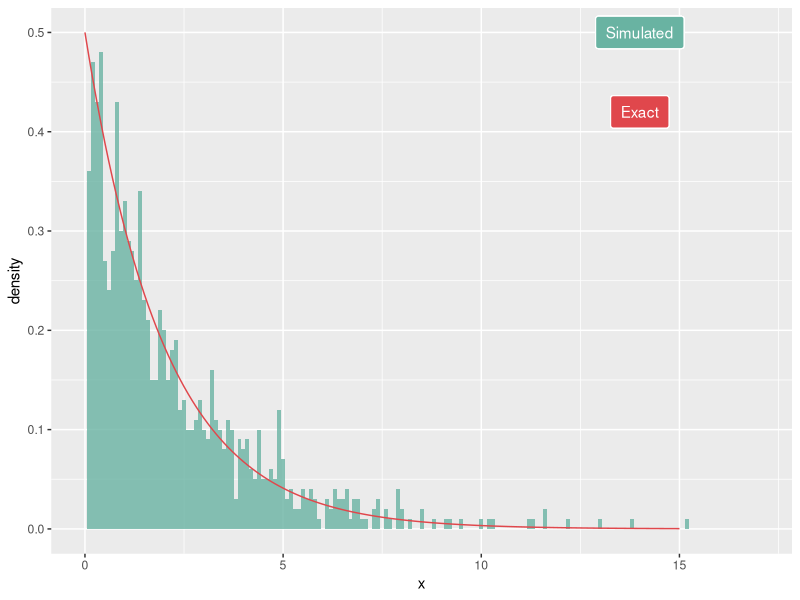
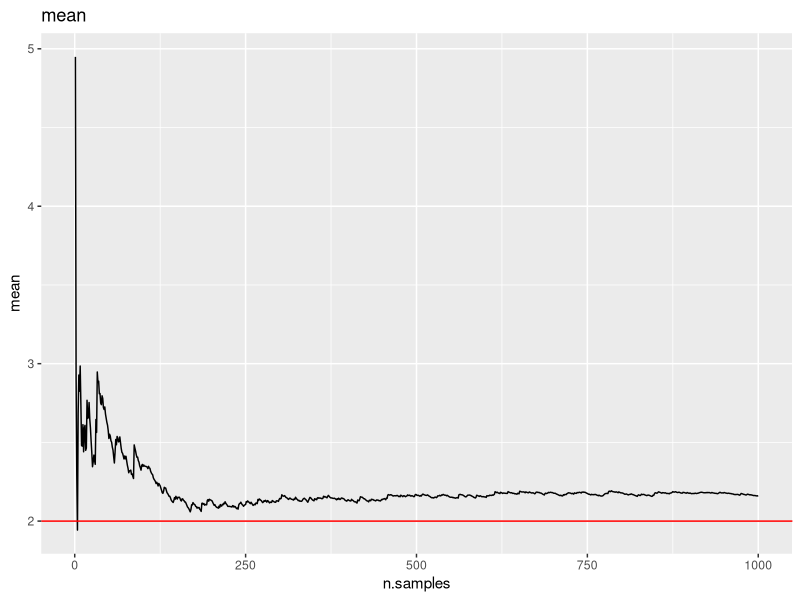
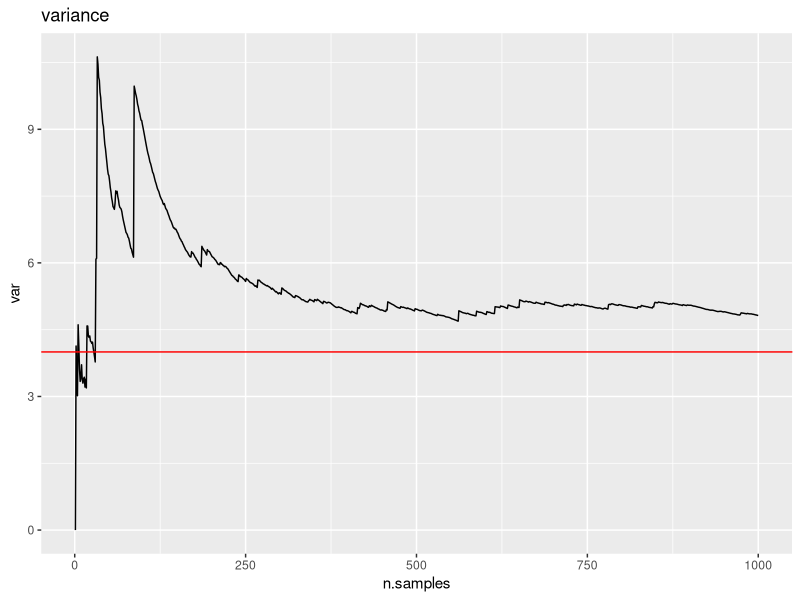
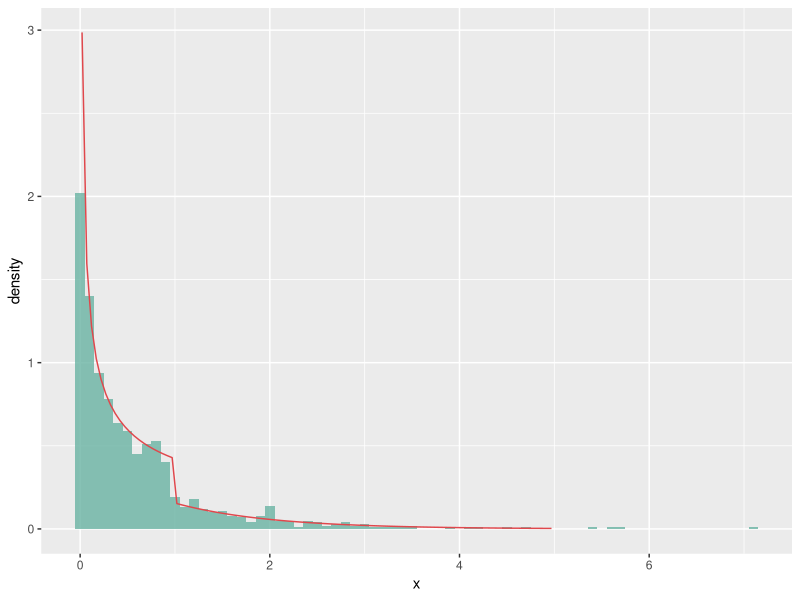
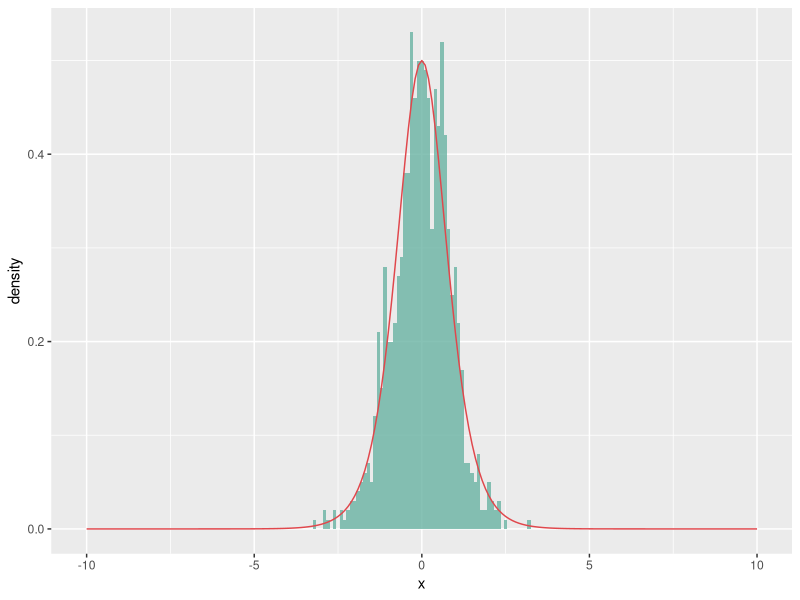
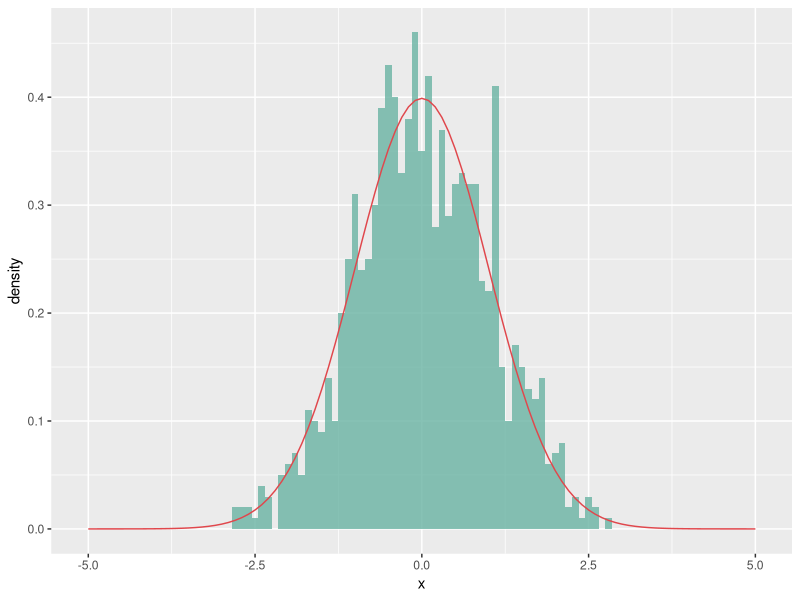
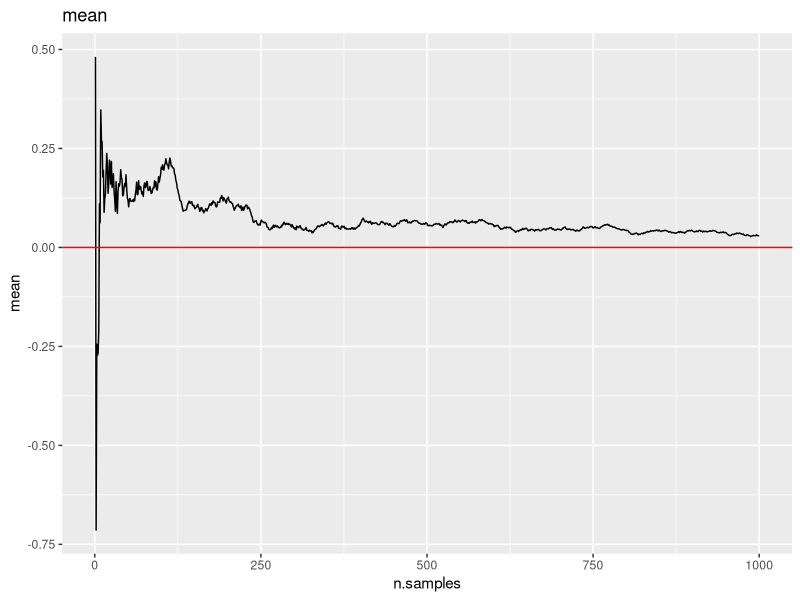
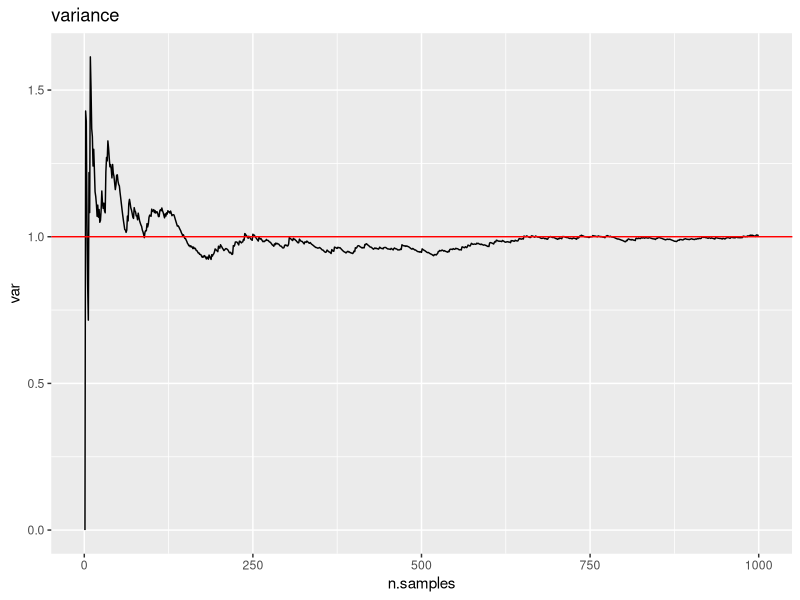

The R source for these figures, in order:
## ---- chunk 1
knitr::opts_chunk$set(echo = TRUE, fig.width = 5, fig.height = 4, fig.align = "center")
library(tidyverse)
## ---- chunk 2
sim.exp <- function(rate, n){
  # Vector of n uniform values
  u <- runif(n, 0, 1)
  # Note that (1-U) ~ U, so we can use u instead of 1-u in the returned value.
  -1/rate * log(u)
}
## ---- chunk 3
rate <- 0.5
n <- 1000
sim <- data.frame(x = sim.exp(rate, n))
x = seq(from = 0, to = 15, by = 0.1)
exact <- data.frame(x = x, y = rate*exp(-rate*x))

ggplot(sim) + 
  geom_histogram(aes(x = x, y = ..density..),
                 alpha = 0.8, fill = "#69b3a2", binwidth = 0.1) + 
  geom_line(data = exact , aes(x = x, y = y), color = "#e0474c")  +
  geom_label(
    label="Simulated", 
    x=14,
    y=0.5,
    label.padding = unit(0.55, "lines"), # Rectangle size around label
    label.size = 0.35,
    color = "white",
    fill= "#69b3a2"
  ) +
  geom_label(
    label="Exact", 
    x=14,
    y=0.42,
    label.padding = unit(0.55, "lines"), # Rectangle size around label
    label.size = 0.35,
    color = "white",
    fill = "#e0474c"
  ) +
  xlim(0,17)
## ---- chunk 4
# Calculate the cumulative mean
data.frame(n.samples = 1:n,
           mean = cumsum(sim$x)/(1:n)) %>%
  ggplot() + geom_line(aes(n.samples, mean)) +
  geom_hline(yintercept = 1/rate, color = "red") +
  ggtitle("mean")
  
# Calculate the cumulative variance
data.frame(n.samples = 1:n,
           mean = cumsum(sim$x)/(1:n),
           mean2 = cumsum(sim$x^2)/(1:n)) %>%
  mutate(var = mean2-mean^2) %>%
  ggplot() + geom_line(aes(n.samples, var)) +
  geom_hline(yintercept = 1/rate^2, color = "red") +
  ggtitle("variance")
## ---- chunk 5
sim.g <- function(alpha, n){
  # Normalizing constant
  c <- (1/alpha + exp(-1))^-1
  # Vector of n uniform values
  u <- runif(n, 0, 1)
  
  (alpha/c * u)^(1/alpha) * (u < c/alpha) - log((1-u)/c) * (c/alpha <= u)
}
## ---- chunk 6
# Implemented for testing purposes

g <- function(alpha, x){
  # Normalizing constant
  c <- (1/alpha + exp(-1))^-1
  c*x^(alpha-1) * (0<x)*(x<1) + c*exp(-x) *(x>=1)
} 

G <- function(alpha, x){
  # Normalizing constant
  c <- (1/alpha + exp(-1))^-1
  c/alpha*x^alpha * (0<x)*(x<1) + (1 - c*exp(-x)) *(x>=1)
} 

G.inv <- function(alpha, u){
  # Normalizing constant
  c <- (1/alpha + exp(-1))^-1
  
  (alpha/c * u)^(1/alpha) * (u < c/alpha) - log((1-u)/c) * (u >= c/alpha)
}
## ---- chunk 7
alpha <- 0.5
n <- 1000
sim <- data.frame(x = sim.g(alpha, n))
x = seq(from = 0.02, to = 5, by = 0.05)
exact <- data.frame(x = x, y = g(alpha, x))

ggplot(sim) + 
  geom_histogram(aes(x = x, y = ..density..),
                 alpha = 0.8, fill = "#69b3a2", binwidth = 0.1) + 
  geom_line(data = exact , aes(x = x, y = y), color = "#e0474c")
## ---- chunk 8
alpha <- 0.5
c <- (1/alpha + exp(-1))^-1

# 10000 realizations from simulation
sim <- sim.g(alpha, 10000)

# Theoretical mean and variance
mean.g <- c/(alpha+1) + 2*c/exp(1)
var.g <- c/(alpha+2) + 5*c/exp(1) - mean.g^2

# Estimated mean
mean.est <- mean(sim)
var.est <- var(sim)

# Comparing means
c(mean.g, mean.est)

# Comparing variance
c(var.g, var.est)
## ---- chunk 9
sim.sigm <- function(alpha, n){
  u <- runif(n,0,1)
  1/alpha * log(u/(1-u))
}
## ---- chunk 10
alpha <- 2
n <- 1000
sim <- data.frame(x = sim.sigm(alpha, n))
x = seq(from = -10, to = 10, by = 0.1)
exact <- data.frame(x = x, y = alpha*exp(alpha*x)/(1 + exp(alpha*x))^2)

ggplot(sim) + 
  geom_histogram(aes(x = x, y = ..density..),
                 alpha = 0.8, fill = "#69b3a2", binwidth = 0.1) + 
  geom_line(data = exact , aes(x = x, y = y), color = "#e0474c")  
## ---- chunk 11
box.mul <- function(n){
  odd <-  FALSE
  if(n %% 2 != 0){
    odd <-  TRUE
    n <- n + 1
  }
  
  x1 <- 2*pi * runif(n/2, 0, 1)
  x2 <- sim.exp(0.5, n/2)
  
  y1 <- sqrt(x2)*cos(x1)
  y2 <- sqrt(x2)*sin(x1)
  
  concat <- c(y1,y2)
  if(odd){
    return(head(concat, -1))
  }
  else{
    return(concat)
  }
}
## ---- chunk 12
n <- 1000
sim.box.mul <- data.frame(x = box.mul(n))
x = seq(from = -5, to = 5, by = 0.1)
exact <- data.frame(x = x, y = 1/sqrt(2*pi)*exp(-1/2*x^2))

ggplot(sim.box.mul) + 
  geom_histogram(aes(x = x, y = ..density..),
                 alpha = 0.8, fill = "#69b3a2", binwidth = 0.1) + 
  geom_line(data = exact , aes(x = x, y = y), color = "#e0474c")  
## ---- chunk 13
# mean
data.frame(n.samples = 1:n,
           mean = cumsum(sim.box.mul$x)/(1:n)) %>%
  ggplot() + geom_line(aes(n.samples, mean)) +
  geom_hline(yintercept = 0, color = "red") +
  ggtitle("mean")
  
# variance
data.frame(n.samples = 1:n,
           mean = cumsum(sim.box.mul$x)/(1:n),
           mean2 = cumsum(sim.box.mul$x^2)/(1:n)) %>%
  mutate(var = mean2-mean^2) %>%
  ggplot() + geom_line(aes(n.samples, var)) +
  geom_hline(yintercept = 1, color = "red") +
  ggtitle("variance")
## ---- chunk 14
sim.mvnorm <- function(mu, Sigma, n){
  # Returns n realizations from a d-variate normal distribution
  d <- length(mu)
  
  # Get n d-variate standard normal realizations using the Box-Muller algorithm
  x <- array(box.mul(n*d), dim=c(d,n))
  
  # Cholesky decomposition of Sigma
  A <- t(chol(Sigma)) # Transposes to get a lower triangular matrix
  
  mu + A %*% x
}
## ---- chunk 15
# Bivariate example
mu <- c(1,2)
Sigma <- matrix(c(1, -.7, -.7, 2), 2)

# Simulate 10000 realizations
y <- sim.mvnorm(mu, Sigma, 10000)

# Plot first 500 points
plot(y[1,1:500], y[2,1:500], main="Bivariate normal distribution", xlab="x", ylab="y", pch=16)
## ---- chunk 16
# Estimate mean
mu.est <- rowMeans(y)
mu.est

# Estimate covariance matrix
Sigma.est <- cov(t(y))
Sigma.est
## ---- chunk 17

alpha <-  1
a <-  sqrt(1-alpha)
b.minus <- 0
b.plus <- sqrt(alpha + 1)

rou.gamma <- function(n, a, b.minus, b.plus, alpha){
  count <-  0
  tries <- 0
  result <- rep(0,n)
  while(count < n){
    x1 <- a * runif(1, 0, 1)
    x2 <- b.minus + b.plus * runif(1, 0, 1) 
    
    if(log(x1) <= 0.5*((alpha - 1)*log(x2/x1) - x2/x1)){
      result[count + 1] = x2/x1
      count <- count + 1
    }
    tries = tries + 1
  }
  return(data.frame(sim = result, tries = tries))
}
## ---- chunk 18
n <- 5000
alpha <-  3
a <-  sqrt(alpha - 1)
b.minus <- 0
b.plus <- sqrt(alpha + 1)

sim.gamma <- rou.gamma(n, a, b.minus, b.plus, alpha)
x = seq(from = 0.1, to = 12, by = 0.1)
exact <- data.frame(x = x, y = 1/gamma(alpha) * x^(alpha - 1) * exp(-x))

ggplot(sim.gamma) + 
  geom_histogram(aes(x = sim, y = ..density..),
                 alpha = 0.8, fill = "#69b3a2", binwidth = 0.1) + 
  geom_line(data = exact , aes(x = x, y = y), color = "#e0474c") 

## ---- chunk 19
library(pracma)
n <- 1000
alpha.vec <- logseq(1.01, 2000, n = 500)
trial.vec <- rep(0, 100)
for(i in 1:length(alpha.vec)){
  alpha = alpha.vec[i]
  sim.gamma <- rou.gamma(n, a, b.minus, b.plus, alpha)
  trial.vec[i] = sim.gamma$tries[1]
}

plot(log(alpha.vec, base = 10), log(trial.vec, base = 10), ylim = c(2.7,4))
abline(h = 3, col="blue")
## ---- chunk 20
sim.gamma <- function(n, alpha, beta){
  d <- alpha - 1/3
  c <- 1/sqrt(9*d)
  count <- 0
  result <- rep(0, n)
  while(count < n){
    z <- box.mul(1)
    u <- runif(1, 0, 1)
    v <- (1 + c*z)^3
    if(z > -1/c && log(u) < 0.5*z^2 + d - d*V + d*log(V)){
      result[count + 1] = d*v
      count <- count + 1
    }
  }
  return(1/beta * result)
}
## ---- chunk 21
# Calculating c
y <- c(125, 18, 20, 34) # From project description
theta.star <- (15 + sqrt(53809))/394
c <- exp(y[1]*log(2+theta.star) + (y[2]+y[3])*log(1-theta.star) + y[4]*log(theta.star))

rej.alg.multiple <- function(n, y=c(125, 18, 20, 34)){
  # Sample from prior distribution g(theta)
  theta <- runif(n,0,1)
  # Sample u from a uniform distribution
  u <- runif(n,0,1)
  # Compute alpha
  f <- (2+theta)^y[1] * (1-theta)^(y[2]+y[3]) * theta^y[4]
  alpha <- 1/c * f
  # Accepted samples and acceptance ratio
  accepted <- theta[u <= alpha]
  ratio <- length(accepted) / n
  
  # Return accepted values and acceptance ratio
  list(accepted = accepted, ratio = ratio)
}
## ---- chunk 22
rej.alg.single <- function(n, y=c(125, 18, 20, 34)){
  # Store samples
  samples <- rep(0,n)
  
  i = 1
  while(i<=n){
    # Sample from prior distribution
    theta <- runif(1,0,1)
    # Calculate f
    f <- (2+theta)^y[1] * (1-theta)^(y[2]+y[3]) * theta^y[4]
    # Calculate acceptance probability alpha
    alpha <- 1/c * f
    
    # Check if sample is accepted
    if(runif(1,0,1) <= alpha){
      samples[i] <- theta
      i <- i+1
    }
  }
  # Return samples
  samples
}

# Making 10000 samples from the posterior distribution
M <- 10000
samples <- rej.alg.single(M)

# Monte-Carlo estimate for mean
mu.theta <- mean(samples)
mu.theta
## ---- chunk 23
sim.rej <- data.frame(x = samples)

# Posterior density (up to a multiplicative constant)
f <- function(theta, y=c(125, 18, 20, 34)){
  (2+theta)^y[1] * (1-theta)^(y[2]+y[3]) * theta^y[4]
}

# Calculating the theoretical density and normalizing
theta = seq(from = 0, to = 1, by = 0.01)
norm.const <- integrate(f,0,1)$value
y <- f(theta) / norm.const

exact <- data.frame(x = theta, y = y)


# Histogram + theoretical density + vertical line at estimated mean
ggplot(sim.rej) + 
  geom_histogram(aes(x = x, y = ..density..),
                 alpha = 0.8, fill = "#69b3a2", binwidth = 0.01) + 
  geom_line(data = exact , aes(x = x, y = y), color = "#e0474c") + 
  geom_vline(xintercept=mu.theta, color="#000000")
## ---- chunk 24
# Calculating the mean numerically
mu.num <- integrate(function(x) x*f(x)/norm.const, 0, 1)
mu.num$value
## ---- chunk 25
# Estimated acceptance ratio practically
M <- 10000
ratio.est <- rej.alg.multiple(M)$ratio
1/ratio.est

# Numerically calculated acceptance ratio
ratio.num <- integrate(f,0,1)$value / c
1/ratio.num
## ---- chunk 26
# Weight function
w <- function(theta) 5*(1-theta)^4

# Calculate new posterior mean
mu.theta2 <- sum(samples*w(samples)) / sum(w(samples))
mu.theta2
